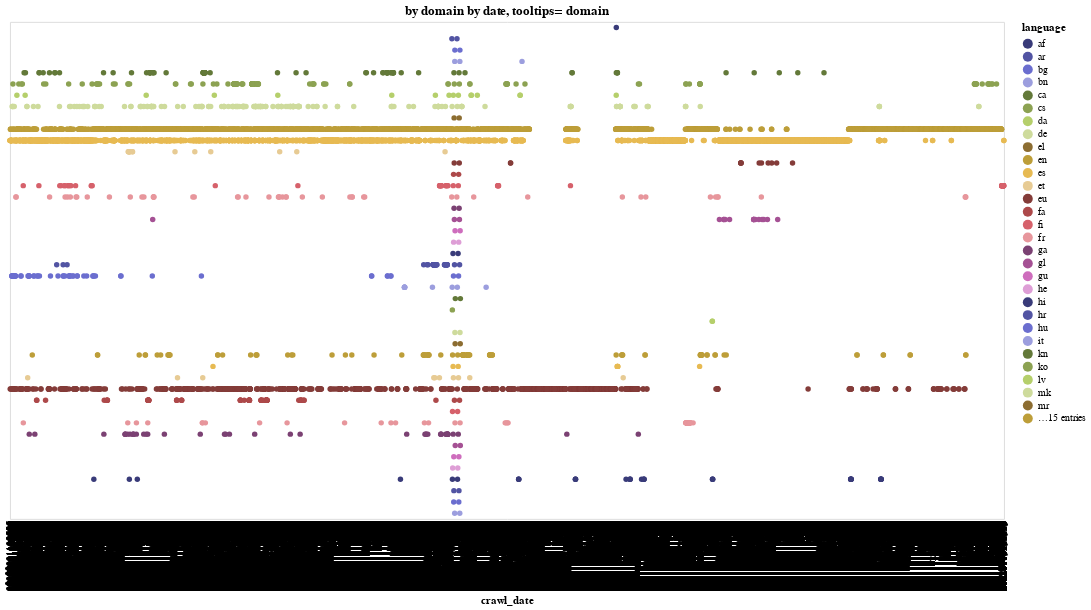

The cell this chart's notebook holds for it:
### Code cell
# Let's try a scatter plot
# source = data.cars()


# Another example of altair chart, in the form of a flowchart
alt.data_transformers.disable_max_rows()

selection = alt.selection_multi(fields=['language'], bind='legend')

crawl_stream = (
    alt.Chart(web_pages_count_byDomain)
        .mark_circle()
        .encode(
            alt.Tooltip("domain"),
            alt.X('crawl_date:O',
                axis=alt.Axis(domain=False, tickSize=0)
            ),
            alt.Y('language:O', stack='center', axis=None),
            alt.Color('language:N',
                scale=alt.Scale(scheme='category20b'),
            ),
            opacity=alt.condition(selection, alt.value(1), alt.value(0.2))
    ).interactive().add_selection(
            selection
        )
)

crawl_stream.properties(width=1000, height=500, title="by domain by date, tooltips= domain")

### Figure 1 — Vega-Lite specification as saved in the notebook (floating-point values rounded to 4 significant figures; data arrays with more than 128 entries replaced by an {"elided": "..."} marker saying what was removed)
{"config": {"view": {"continuousWidth": 400, "continuousHeight": 300}}, "data": {"name": "data-a0493fed31e2acc5e471585a7ec4f408"}, "mark": "circle", "encoding": {"color": {"type": "nominal", "field": "language", "scale": {"scheme": "category20b"}}, "opacity": {"condition": {"value": 1, "selection": "selector003"}, "value": 0.2}, "tooltip": {"type": "nominal", "field": "domain"}, "x": {"type": "ordinal", "axis": {"domain": false, "tickSize": 0}, "field": "crawl_date"}, "y": {"type": "ordinal", "axis": null, "field": "language", "stack": "center"}}, "height": 500, "selection": {"selector004": {"type": "interval", "bind": "scales", "encodings": ["x", "y"]}, "selector003": {"type": "multi", "fields": ["language"], "bind": "legend"}}, "title": "by domain by date, tooltips= domain", "width": 1000, "$schema": "https://vega.github.io/schema/vega-lite/v4.8.1.json", "datasets": {"data-a0493fed31e2acc5e471585a7ec4f408": {"elided": "12546 records"}}}
